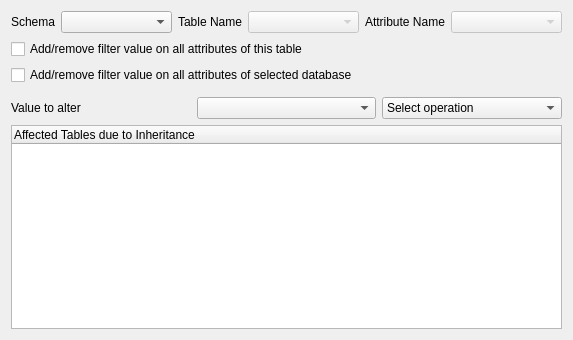
<?xml version="1.0" encoding="UTF-8"?>
<ui version="4.0">
 <class>ChangeNullityWidget</class>
 <widget class="QWidget" name="ChangeNullityWidget">
  <property name="geometry">
   <rect>
    <x>0</x>
    <y>0</y>
    <width>573</width>
    <height>340</height>
   </rect>
  </property>
  <property name="windowTitle">
   <string>Form</string>
  </property>
  <layout class="QGridLayout" name="gridLayout">
   <item row="1" column="0">
    <widget class="QCheckBox" name="allAttributesCheckBox">
     <property name="sizePolicy">
      <sizepolicy hsizetype="MinimumExpanding" vsizetype="Fixed">
       <horstretch>0</horstretch>
       <verstretch>0</verstretch>
      </sizepolicy>
     </property>
     <property name="text">
      <string>Add/remove filter value on all attributes of this table</string>
     </property>
     <property name="autoExclusive">
      <bool>false</bool>
     </property>
    </widget>
   </item>
   <item row="2" column="0">
    <widget class="QCheckBox" name="allTablesCheckBox">
     <property name="sizePolicy">
      <sizepolicy hsizetype="MinimumExpanding" vsizetype="Fixed">
       <horstretch>0</horstretch>
       <verstretch>0</verstretch>
      </sizepolicy>
     </property>
     <property name="text">
      <string>Add/remove filter value on all attributes of selected database</string>
     </property>
     <property name="autoExclusive">
      <bool>false</bool>
     </property>
    </widget>
   </item>
   <item row="5" column="0">
    <widget class="QTreeWidget" name="treeWidget">
     <column>
      <property name="text">
       <string>Affected Tables due to Inheritance</string>
      </property>
     </column>
    </widget>
   </item>
   <item row="3" column="0">
    <widget class="CustomSelector" name="filterCustomSelectorWidget" native="true"/>
   </item>
   <item row="0" column="0">
    <layout class="QHBoxLayout" name="horizontalLayout">
     <item>
      <widget class="QLabel" name="label">
       <property name="text">
        <string>Schema</string>
       </property>
      </widget>
     </item>
     <item>
      <widget class="QComboBox" name="schemaComboBox">
       <property name="sizePolicy">
        <sizepolicy hsizetype="MinimumExpanding" vsizetype="Fixed">
         <horstretch>0</horstretch>
         <verstretch>0</verstretch>
        </sizepolicy>
       </property>
      </widget>
     </item>
     <item>
      <widget class="QLabel" name="tableNameLabel">
       <property name="text">
        <string>Table Name</string>
       </property>
      </widget>
     </item>
     <item>
      <widget class="QComboBox" name="tableComboBox">
       <property name="enabled">
        <bool>false</bool>
       </property>
       <property name="sizePolicy">
        <sizepolicy hsizetype="MinimumExpanding" vsizetype="Fixed">
         <horstretch>0</horstretch>
         <verstretch>0</verstretch>
        </sizepolicy>
       </property>
      </widget>
     </item>
     <item>
      <widget class="QLabel" name="attributeNameLabel">
       <property name="text">
        <string>Attribute Name</string>
       </property>
      </widget>
     </item>
     <item>
      <widget class="QComboBox" name="attributeComboBox">
       <property name="enabled">
        <bool>false</bool>
       </property>
       <property name="sizePolicy">
        <sizepolicy hsizetype="MinimumExpanding" vsizetype="Fixed">
         <horstretch>0</horstretch>
         <verstretch>0</verstretch>
        </sizepolicy>
       </property>
      </widget>
     </item>
    </layout>
   </item>
   <item row="4" column="0">
    <layout class="QHBoxLayout" name="horizontalLayout_2">
     <item>
      <widget class="QLabel" name="singleValueLabel">
       <property name="text">
        <string>Value to alter</string>
       </property>
      </widget>
     </item>
     <item>
      <widget class="QComboBox" name="singleValueComboBox"/>
     </item>
     <item>
      <widget class="QComboBox" name="actionComboBox">
       <item>
        <property name="text">
         <string>Select operation</string>
        </property>
       </item>
       <item>
        <property name="text">
         <string>Add to Filter</string>
        </property>
       </item>
       <item>
        <property name="text">
         <string>Remove from Filter</string>
        </property>
       </item>
      </widget>
     </item>
    </layout>
   </item>
  </layout>
 </widget>
 <customwidgets>
  <customwidget>
   <class>CustomSelector</class>
   <extends>QWidget</extends>
   <header>DsgTools.CustomWidgets.customSelector.h</header>
   <container>1</container>
  </customwidget>
 </customwidgets>
 <resources/>
 <connections/>
</ui>
